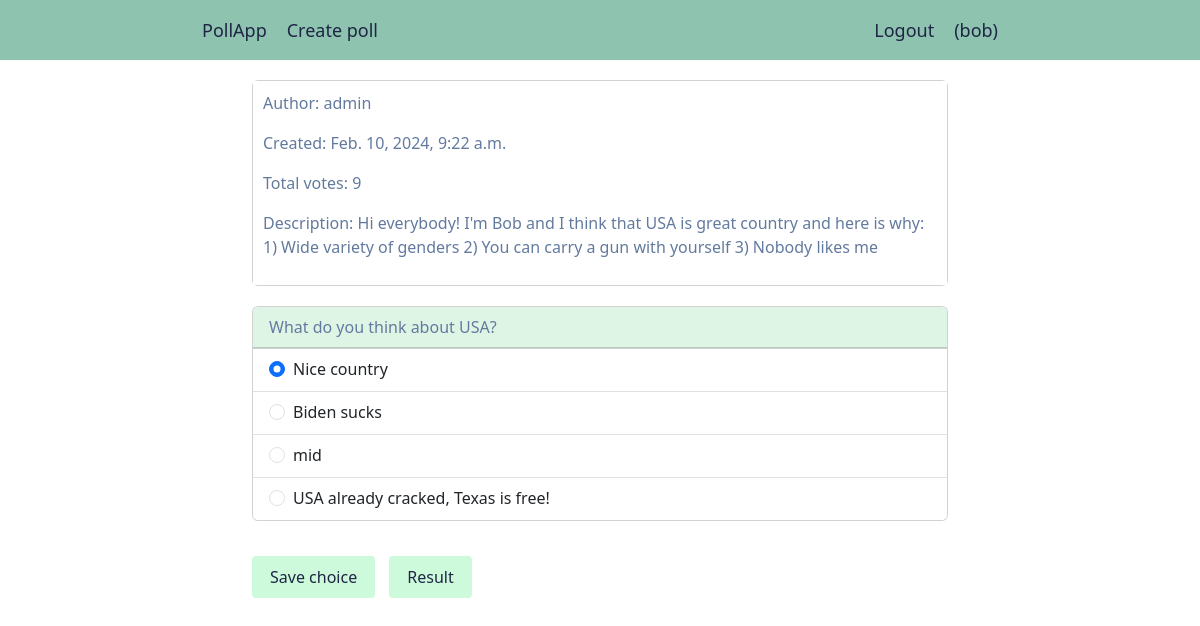
/poll/detail/12/ (signed in), run on the app's committed database.
### poll/models.py (models this page shows, shortened)
class Poll(models.Model):
	owner = models.ForeignKey(User, on_delete=models.CASCADE)
	title = models.CharField(max_length=300, blank=False)
	description = models.TextField(blank=True)
	created = models.DateTimeField(auto_now_add=True)
	class Meta:
		ordering = ['-created']
	def total_votes(self, queryset=None) -> int:
		total = 0
		if not queryset:
			queryset = self.choices.all()
		for choice in queryset:
			total += choice.votes
		return total

class Choice(models.Model):
	poll = models.ForeignKey(Poll, on_delete=models.CASCADE,
							 	   related_name='choices')
	user_votes = models.ManyToManyField(User, related_name='voted_for')
	choice = models.CharField(max_length=200)
	votes = models.PositiveIntegerField(default=0)
	def has_user(self, user: Type['User']) -> bool:
		return user in self.user_votes.all()

### poll/views.py (the view, shortened to what this page needs)
# urls.py: path('detail/<pk>/', views.PollDetailView.as_view(),
class PollDetailView(LoginRequiredMixin, DetailView):
	model = Poll
	context_object_name = 'poll'
	template_name = 'polls/detail.html'
	def get_context_data(self, **kwargs):
		context = super().get_context_data(**kwargs)
		poll = self.object
		choices = poll.choices.all()
		context['choices'] = {}
		for choice in choices:
			if choice.has_user(self.request.user):
				context['selected_choice_id'] = choice.id
			context['choices'][choice.id] = [choice.choice]
		return context

### poll/templates/polls/detail.html (shortened to what this page needs)
{% extends "base.html" %}
{% block content %}
	<div class="card">
  	<div class="card-body card-info">
    	<p>Author: {{ poll.owner }}</p>
    	<p>Created: {{ poll.created }}</p>
    	<p>Total votes: {{ poll.total_votes }}</p>
    	{% if poll.description %}
    		<p>Description: {{ poll.description }}</p>
    	{% endif %}
  	</div>
	</div>
	<form action="{% url 'poll:detail' poll.id %}" method="post">
		<div class="card">
			<div class="card-header">
		  	{{ poll.title }}
			</div>
		    <ul class="list-group list-group-flush">
			    {% for id, choice in choices.items %}
					  <li class="list-group-item">
					    <div class="form-check form-check-inline">
				  			<input class="form-check-input" type="radio" name="choices" id="{{ id }}" value="{{ id }}"
				  			{% if selected_choice_id == id %}checked{% else %}required{% endif %}>
				  			<label class="form-check-label" for="{{ id }}">{{ choice|first }}</label>
							</div>
						</li>
			    {% endfor %}
			  </ul>
		</div>
		<div id="options">
			<button type="submit" class="btn btn-mint">Save choice</button>
			<a href="{% url 'poll:result' poll.id %}" class="btn btn-mint">Result</a>
	</form>
{% endblock %}

### poll/templates/base.html (shortened to what this page needs)
{% load django_bootstrap5 %}
{% load static %}
<!DOCTYPE html>
<html>
<head>
	{% bootstrap_css %}
	<link rel="stylesheet" type="text/css" href="{% static 'css/base.css' %}">
</head>
<body>
	<ul class="nav-bar">
		<a href="{% url 'poll:list' %}" class="nav-item">PollApp</a>
		{% if request.user.is_authenticated %}
			<a href="{% url 'poll:create' %}" class="nav-item">Create poll</a>
			<a href="{% url 'users:logout' %}" class="nav-auth">Logout</a>
			<li class="nav-item">({{ request.user.username }})</li>
		{% else %}
			<a href="{% url 'users:login' %}" class="nav-auth">Login</a>
			<a href="{% url 'users:registration' %}" class="nav-auth">Registration</a>
		{% endif %}
	</ul>
	<div class="container">
		{% block content %}
		{% endblock %}
	</div>
</body>
</html>

### poll/static/css/base.css (style rules this page uses)
.nav-bar { background-color: #8EC3B0; width: 100%; height: 60px; margin-bottom: 20px; padding-left: 16%; padding-right: 16%; list-style: none; display: flex; justify-content: space-between; align-items: center; }
.nav-item, .nav-auth { text-decoration: none; font-size: 18px; font-weight: 500; color: #1F2544; padding: 0 10px; white-space: nowrap; text-overflow: ellipsis; }
.nav-auth { margin-left: auto; }
.container { max-width: 60%; }
.card { color: #1F2544; margin-bottom: 20px; }
.card-header { background-color: #DEF5E5; color: #637A9F !important; }
.card-body { background-color: #BCEAD5; color: #637A9F !important; }
.btn-mint { display: inline-block; background-color: #CDFADB; color: #1F2544; padding: 8px 17px 8px 17px; border-radius: .25rem; margin: 15px 10px 15px 0px; }
.card-info { background-color: #ffff; padding: 10px; }
.list-group-item { display: flex; justify-content: space-between; }

### data on the page
Poll: owner "admin", created "Feb. 10, 2024, 9:22 a.m.", total_votes "9", description "Hi everybody! I'm Bob and I think that USA is great country and here is why: 1) Wide variety of genders 2) You can carry a gun with yourself 3) Nobody likes me", title "What do you think about USA?"
Choice: choice "Nice country"
Choice: choice "Biden sucks"
Choice: choice "mid"
Choice: choice "USA already cracked, Texas is free!"

### other printed values
{{ request.user.username }} "bob"
